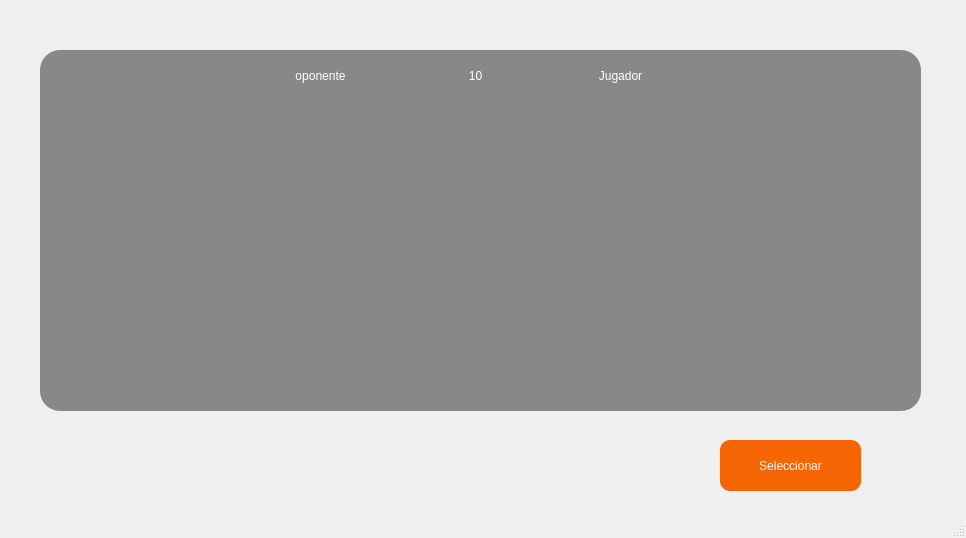
<?xml version="1.0" encoding="UTF-8"?>
<ui version="4.0">
 <class>MainWindow</class>
 <widget class="QMainWindow" name="MainWindow">
  <property name="geometry">
   <rect>
    <x>0</x>
    <y>0</y>
    <width>966</width>
    <height>538</height>
   </rect>
  </property>
  <property name="windowTitle">
   <string>MainWindow</string>
  </property>
  <widget class="QWidget" name="centralwidget">
   <widget class="QLabel" name="label">
    <property name="geometry">
     <rect>
      <x>-6</x>
      <y>-5</y>
      <width>971</width>
      <height>521</height>
     </rect>
    </property>
    <property name="text">
     <string/>
    </property>
    <property name="pixmap">
     <pixmap>sprites/background/fight_v2.png</pixmap>
    </property>
    <property name="scaledContents">
     <bool>true</bool>
    </property>
   </widget>
   <widget class="QLabel" name="label_2">
    <property name="geometry">
     <rect>
      <x>-420</x>
      <y>200</y>
      <width>901</width>
      <height>511</height>
     </rect>
    </property>
    <property name="text">
     <string/>
    </property>
    <property name="pixmap">
     <pixmap>sprites/background/table.png</pixmap>
    </property>
    <property name="scaledContents">
     <bool>true</bool>
    </property>
   </widget>
   <widget class="QLabel" name="label_3">
    <property name="geometry">
     <rect>
      <x>40</x>
      <y>50</y>
      <width>881</width>
      <height>361</height>
     </rect>
    </property>
    <property name="autoFillBackground">
     <bool>false</bool>
    </property>
    <property name="styleSheet">
     <string notr="true">background-color: rgba(0, 0, 0, 110);
 border-radius: 20px;	</string>
    </property>
    <property name="text">
     <string/>
    </property>
   </widget>
   <widget class="QPushButton" name="boton_seleccionar">
    <property name="geometry">
     <rect>
      <x>720</x>
      <y>440</y>
      <width>141</width>
      <height>51</height>
     </rect>
    </property>
    <property name="styleSheet">
     <string notr="true">border-radius: 10px;
font: 12pt &quot;Showcard Gothic&quot;;
color: rgb(255, 255, 255);
background-color: rgb(246, 101, 4);</string>
    </property>
    <property name="text">
     <string>Seleccionar</string>
    </property>
   </widget>
   <widget class="QLabel" name="label_timer">
    <property name="geometry">
     <rect>
      <x>430</x>
      <y>50</y>
      <width>91</width>
      <height>51</height>
     </rect>
    </property>
    <property name="styleSheet">
     <string notr="true">font: 26pt &quot;Showcard Gothic&quot;;
color: rgb(255, 255, 255);</string>
    </property>
    <property name="text">
     <string>10</string>
    </property>
    <property name="alignment">
     <set>Qt::AlignCenter</set>
    </property>
   </widget>
   <widget class="QLabel" name="label_contrincante">
    <property name="geometry">
     <rect>
      <x>180</x>
      <y>50</y>
      <width>281</width>
      <height>51</height>
     </rect>
    </property>
    <property name="styleSheet">
     <string notr="true">font: 26pt &quot;Showcard Gothic&quot;;
color: rgb(255, 255, 255);</string>
    </property>
    <property name="text">
     <string>oponente</string>
    </property>
    <property name="alignment">
     <set>Qt::AlignCenter</set>
    </property>
   </widget>
   <widget class="QLabel" name="label_jugador">
    <property name="geometry">
     <rect>
      <x>480</x>
      <y>50</y>
      <width>281</width>
      <height>51</height>
     </rect>
    </property>
    <property name="styleSheet">
     <string notr="true">font: 26pt &quot;Showcard Gothic&quot;;
color: rgb(255, 255, 255);</string>
    </property>
    <property name="text">
     <string>Jugador</string>
    </property>
    <property name="alignment">
     <set>Qt::AlignCenter</set>
    </property>
   </widget>
   <widget class="QLabel" name="carta_oponente">
    <property name="geometry">
     <rect>
      <x>250</x>
      <y>100</y>
      <width>181</width>
      <height>261</height>
     </rect>
    </property>
    <property name="text">
     <string/>
    </property>
    <property name="pixmap">
     <pixmap>sprites/cartas/back.png</pixmap>
    </property>
    <property name="scaledContents">
     <bool>true</bool>
    </property>
   </widget>
   <widget class="QLabel" name="ficha_1">
    <property name="geometry">
     <rect>
      <x>760</x>
      <y>20</y>
      <width>55</width>
      <height>61</height>
     </rect>
    </property>
    <property name="text">
     <string/>
    </property>
    <property name="pixmap">
     <pixmap>sprites/elementos/fichas/agua_verde.png</pixmap>
    </property>
    <property name="scaledContents">
     <bool>true</bool>
    </property>
   </widget>
   <widget class="QLabel" name="ficha_2">
    <property name="geometry">
     <rect>
      <x>830</x>
      <y>20</y>
      <width>55</width>
      <height>61</height>
     </rect>
    </property>
    <property name="text">
     <string/>
    </property>
    <property name="pixmap">
     <pixmap>sprites/elementos/fichas/fuego_azul.png</pixmap>
    </property>
    <property name="scaledContents">
     <bool>true</bool>
    </property>
   </widget>
   <widget class="QLabel" name="ficha_3">
    <property name="geometry">
     <rect>
      <x>900</x>
      <y>20</y>
      <width>55</width>
      <height>61</height>
     </rect>
    </property>
    <property name="text">
     <string/>
    </property>
    <property name="pixmap">
     <pixmap>sprites/elementos/fichas/nieve_rojo.png</pixmap>
    </property>
    <property name="scaledContents">
     <bool>true</bool>
    </property>
   </widget>
   <widget class="QLabel" name="ficha_4">
    <property name="geometry">
     <rect>
      <x>760</x>
      <y>40</y>
      <width>55</width>
      <height>61</height>
     </rect>
    </property>
    <property name="text">
     <string/>
    </property>
    <property name="pixmap">
     <pixmap>sprites/elementos/fichas/agua_verde.png</pixmap>
    </property>
    <property name="scaledContents">
     <bool>true</bool>
    </property>
   </widget>
   <widget class="QLabel" name="ficha_7">
    <property name="geometry">
     <rect>
      <x>760</x>
      <y>60</y>
      <width>55</width>
      <height>61</height>
     </rect>
    </property>
    <property name="text">
     <string/>
    </property>
    <property name="pixmap">
     <pixmap>sprites/elementos/fichas/agua_verde.png</pixmap>
    </property>
    <property name="scaledContents">
     <bool>true</bool>
    </property>
   </widget>
   <widget class="QLabel" name="carta_seleccionada">
    <property name="geometry">
     <rect>
      <x>530</x>
      <y>100</y>
      <width>181</width>
      <height>261</height>
     </rect>
    </property>
    <property name="text">
     <string/>
    </property>
    <property name="pixmap">
     <pixmap>sprites/cartas/rojo_nieve_1.png</pixmap>
    </property>
    <property name="scaledContents">
     <bool>true</bool>
    </property>
   </widget>
   <widget class="QLabel" name="carta_1">
    <property name="geometry">
     <rect>
      <x>110</x>
      <y>390</y>
      <width>71</width>
      <height>111</height>
     </rect>
    </property>
    <property name="text">
     <string/>
    </property>
    <property name="pixmap">
     <pixmap>sprites/cartas/azul_agua_1.png</pixmap>
    </property>
    <property name="scaledContents">
     <bool>true</bool>
    </property>
   </widget>
   <widget class="QLabel" name="ficha_5">
    <property name="geometry">
     <rect>
      <x>830</x>
      <y>40</y>
      <width>55</width>
      <height>61</height>
     </rect>
    </property>
    <property name="text">
     <string/>
    </property>
    <property name="pixmap">
     <pixmap>sprites/elementos/fichas/fuego_azul.png</pixmap>
    </property>
    <property name="scaledContents">
     <bool>true</bool>
    </property>
   </widget>
   <widget class="QLabel" name="ficha_8">
    <property name="geometry">
     <rect>
      <x>830</x>
      <y>60</y>
      <width>55</width>
      <height>61</height>
     </rect>
    </property>
    <property name="text">
     <string/>
    </property>
    <property name="pixmap">
     <pixmap>sprites/elementos/fichas/fuego_azul.png</pixmap>
    </property>
    <property name="scaledContents">
     <bool>true</bool>
    </property>
   </widget>
   <widget class="QLabel" name="ficha_6">
    <property name="geometry">
     <rect>
      <x>900</x>
      <y>40</y>
      <width>55</width>
      <height>61</height>
     </rect>
    </property>
    <property name="text">
     <string/>
    </property>
    <property name="pixmap">
     <pixmap>sprites/elementos/fichas/nieve_rojo.png</pixmap>
    </property>
    <property name="scaledContents">
     <bool>true</bool>
    </property>
   </widget>
   <widget class="QLabel" name="ficha_9">
    <property name="geometry">
     <rect>
      <x>900</x>
      <y>60</y>
      <width>55</width>
      <height>61</height>
     </rect>
    </property>
    <property name="text">
     <string/>
    </property>
    <property name="pixmap">
     <pixmap>sprites/elementos/fichas/nieve_rojo.png</pixmap>
    </property>
    <property name="scaledContents">
     <bool>true</bool>
    </property>
   </widget>
   <widget class="QLabel" name="ficha_10">
    <property name="geometry">
     <rect>
      <x>760</x>
      <y>80</y>
      <width>55</width>
      <height>61</height>
     </rect>
    </property>
    <property name="text">
     <string/>
    </property>
    <property name="pixmap">
     <pixmap>sprites/elementos/fichas/agua_verde.png</pixmap>
    </property>
    <property name="scaledContents">
     <bool>true</bool>
    </property>
   </widget>
   <widget class="QLabel" name="ficha_13">
    <property name="geometry">
     <rect>
      <x>760</x>
      <y>100</y>
      <width>55</width>
      <height>61</height>
     </rect>
    </property>
    <property name="text">
     <string/>
    </property>
    <property name="pixmap">
     <pixmap>sprites/elementos/fichas/agua_verde.png</pixmap>
    </property>
    <property name="scaledContents">
     <bool>true</bool>
    </property>
   </widget>
   <widget class="QLabel" name="ficha_11">
    <property name="geometry">
     <rect>
      <x>830</x>
      <y>80</y>
      <width>55</width>
      <height>61</height>
     </rect>
    </property>
    <property name="text">
     <string/>
    </property>
    <property name="pixmap">
     <pixmap>sprites/elementos/fichas/fuego_azul.png</pixmap>
    </property>
    <property name="scaledContents">
     <bool>true</bool>
    </property>
   </widget>
   <widget class="QLabel" name="ficha_14">
    <property name="geometry">
     <rect>
      <x>830</x>
      <y>100</y>
      <width>55</width>
      <height>61</height>
     </rect>
    </property>
    <property name="text">
     <string/>
    </property>
    <property name="pixmap">
     <pixmap>sprites/elementos/fichas/fuego_azul.png</pixmap>
    </property>
    <property name="scaledContents">
     <bool>true</bool>
    </property>
   </widget>
   <widget class="QLabel" name="ficha_12">
    <property name="geometry">
     <rect>
      <x>900</x>
      <y>80</y>
      <width>55</width>
      <height>61</height>
     </rect>
    </property>
    <property name="text">
     <string/>
    </property>
    <property name="pixmap">
     <pixmap>sprites/elementos/fichas/nieve_rojo.png</pixmap>
    </property>
    <property name="scaledContents">
     <bool>true</bool>
    </property>
   </widget>
   <widget class="QLabel" name="ficha_15">
    <property name="geometry">
     <rect>
      <x>900</x>
      <y>100</y>
      <width>55</width>
      <height>61</height>
     </rect>
    </property>
    <property name="text">
     <string/>
    </property>
    <property name="pixmap">
     <pixmap>sprites/elementos/fichas/nieve_rojo.png</pixmap>
    </property>
    <property name="scaledContents">
     <bool>true</bool>
    </property>
   </widget>
   <widget class="QLabel" name="otro_8">
    <property name="geometry">
     <rect>
      <x>80</x>
      <y>60</y>
      <width>55</width>
      <height>61</height>
     </rect>
    </property>
    <property name="text">
     <string/>
    </property>
    <property name="pixmap">
     <pixmap>sprites/elementos/fichas/fuego_azul.png</pixmap>
    </property>
    <property name="scaledContents">
     <bool>true</bool>
    </property>
   </widget>
   <widget class="QLabel" name="otro_1">
    <property name="geometry">
     <rect>
      <x>10</x>
      <y>20</y>
      <width>55</width>
      <height>61</height>
     </rect>
    </property>
    <property name="text">
     <string/>
    </property>
    <property name="pixmap">
     <pixmap>sprites/elementos/fichas/agua_verde.png</pixmap>
    </property>
    <property name="scaledContents">
     <bool>true</bool>
    </property>
   </widget>
   <widget class="QLabel" name="otro_3">
    <property name="geometry">
     <rect>
      <x>150</x>
      <y>20</y>
      <width>55</width>
      <height>61</height>
     </rect>
    </property>
    <property name="text">
     <string/>
    </property>
    <property name="pixmap">
     <pixmap>sprites/elementos/fichas/nieve_rojo.png</pixmap>
    </property>
    <property name="scaledContents">
     <bool>true</bool>
    </property>
   </widget>
   <widget class="QLabel" name="otro_7">
    <property name="geometry">
     <rect>
      <x>10</x>
      <y>60</y>
      <width>55</width>
      <height>61</height>
     </rect>
    </property>
    <property name="text">
     <string/>
    </property>
    <property name="pixmap">
     <pixmap>sprites/elementos/fichas/agua_verde.png</pixmap>
    </property>
    <property name="scaledContents">
     <bool>true</bool>
    </property>
   </widget>
   <widget class="QLabel" name="otro_13">
    <property name="geometry">
     <rect>
      <x>10</x>
      <y>100</y>
      <width>55</width>
      <height>61</height>
     </rect>
    </property>
    <property name="text">
     <string/>
    </property>
    <property name="pixmap">
     <pixmap>sprites/elementos/fichas/agua_verde.png</pixmap>
    </property>
    <property name="scaledContents">
     <bool>true</bool>
    </property>
   </widget>
   <widget class="QLabel" name="otro_12">
    <property name="geometry">
     <rect>
      <x>150</x>
      <y>80</y>
      <width>55</width>
      <height>61</height>
     </rect>
    </property>
    <property name="text">
     <string/>
    </property>
    <property name="pixmap">
     <pixmap>sprites/elementos/fichas/nieve_rojo.png</pixmap>
    </property>
    <property name="scaledContents">
     <bool>true</bool>
    </property>
   </widget>
   <widget class="QLabel" name="otro_6">
    <property name="geometry">
     <rect>
      <x>150</x>
      <y>40</y>
      <width>55</width>
      <height>61</height>
     </rect>
    </property>
    <property name="text">
     <string/>
    </property>
    <property name="pixmap">
     <pixmap>sprites/elementos/fichas/nieve_rojo.png</pixmap>
    </property>
    <property name="scaledContents">
     <bool>true</bool>
    </property>
   </widget>
   <widget class="QLabel" name="otro_15">
    <property name="geometry">
     <rect>
      <x>150</x>
      <y>100</y>
      <width>55</width>
      <height>61</height>
     </rect>
    </property>
    <property name="text">
     <string/>
    </property>
    <property name="pixmap">
     <pixmap>sprites/elementos/fichas/nieve_rojo.png</pixmap>
    </property>
    <property name="scaledContents">
     <bool>true</bool>
    </property>
   </widget>
   <widget class="QLabel" name="otro_9">
    <property name="geometry">
     <rect>
      <x>150</x>
      <y>60</y>
      <width>55</width>
      <height>61</height>
     </rect>
    </property>
    <property name="text">
     <string/>
    </property>
    <property name="pixmap">
     <pixmap>sprites/elementos/fichas/nieve_rojo.png</pixmap>
    </property>
    <property name="scaledContents">
     <bool>true</bool>
    </property>
   </widget>
   <widget class="QLabel" name="otro_14">
    <property name="geometry">
     <rect>
      <x>80</x>
      <y>100</y>
      <width>55</width>
      <height>61</height>
     </rect>
    </property>
    <property name="text">
     <string/>
    </property>
    <property name="pixmap">
     <pixmap>sprites/elementos/fichas/fuego_azul.png</pixmap>
    </property>
    <property name="scaledContents">
     <bool>true</bool>
    </property>
   </widget>
   <widget class="QLabel" name="otro_4">
    <property name="geometry">
     <rect>
      <x>10</x>
      <y>40</y>
      <width>55</width>
      <height>61</height>
     </rect>
    </property>
    <property name="text">
     <string/>
    </property>
    <property name="pixmap">
     <pixmap>sprites/elementos/fichas/agua_verde.png</pixmap>
    </property>
    <property name="scaledContents">
     <bool>true</bool>
    </property>
   </widget>
   <widget class="QLabel" name="otro_10">
    <property name="geometry">
     <rect>
      <x>10</x>
      <y>80</y>
      <width>55</width>
      <height>61</height>
     </rect>
    </property>
    <property name="text">
     <string/>
    </property>
    <property name="pixmap">
     <pixmap>sprites/elementos/fichas/agua_verde.png</pixmap>
    </property>
    <property name="scaledContents">
     <bool>true</bool>
    </property>
   </widget>
   <widget class="QLabel" name="otro_11">
    <property name="geometry">
     <rect>
      <x>80</x>
      <y>80</y>
      <width>55</width>
      <height>61</height>
     </rect>
    </property>
    <property name="text">
     <string/>
    </property>
    <property name="pixmap">
     <pixmap>sprites/elementos/fichas/fuego_azul.png</pixmap>
    </property>
    <property name="scaledContents">
     <bool>true</bool>
    </property>
   </widget>
   <widget class="QLabel" name="otro_2">
    <property name="geometry">
     <rect>
      <x>80</x>
      <y>20</y>
      <width>55</width>
      <height>61</height>
     </rect>
    </property>
    <property name="text">
     <string/>
    </property>
    <property name="pixmap">
     <pixmap>sprites/elementos/fichas/fuego_azul.png</pixmap>
    </property>
    <property name="scaledContents">
     <bool>true</bool>
    </property>
   </widget>
   <widget class="QLabel" name="otro_5">
    <property name="geometry">
     <rect>
      <x>80</x>
      <y>40</y>
      <width>55</width>
      <height>61</height>
     </rect>
    </property>
    <property name="text">
     <string/>
    </property>
    <property name="pixmap">
     <pixmap>sprites/elementos/fichas/fuego_azul.png</pixmap>
    </property>
    <property name="scaledContents">
     <bool>true</bool>
    </property>
   </widget>
   <widget class="QLabel" name="label_4">
    <property name="geometry">
     <rect>
      <x>10</x>
      <y>100</y>
      <width>941</width>
      <height>421</height>
     </rect>
    </property>
    <property name="text">
     <string/>
    </property>
    <property name="pixmap">
     <pixmap>sprites/background/table.png</pixmap>
    </property>
    <property name="scaledContents">
     <bool>true</bool>
    </property>
   </widget>
   <widget class="QLabel" name="carta_oponente_2">
    <property name="geometry">
     <rect>
      <x>80</x>
      <y>180</y>
      <width>31</width>
      <height>51</height>
     </rect>
    </property>
    <property name="text">
     <string/>
    </property>
    <property name="pixmap">
     <pixmap>sprites/cartas/back.png</pixmap>
    </property>
    <property name="scaledContents">
     <bool>true</bool>
    </property>
   </widget>
   <widget class="QLabel" name="carta_oponente_3">
    <property name="geometry">
     <rect>
      <x>80</x>
      <y>240</y>
      <width>31</width>
      <height>51</height>
     </rect>
    </property>
    <property name="text">
     <string/>
    </property>
    <property name="pixmap">
     <pixmap>sprites/cartas/back.png</pixmap>
    </property>
    <property name="scaledContents">
     <bool>true</bool>
    </property>
   </widget>
   <widget class="QLabel" name="carta_oponente_4">
    <property name="geometry">
     <rect>
      <x>80</x>
      <y>300</y>
      <width>31</width>
      <height>51</height>
     </rect>
    </property>
    <property name="text">
     <string/>
    </property>
    <property name="pixmap">
     <pixmap>sprites/cartas/back.png</pixmap>
    </property>
    <property name="scaledContents">
     <bool>true</bool>
    </property>
   </widget>
   <widget class="QLabel" name="carta_oponente_5">
    <property name="geometry">
     <rect>
      <x>130</x>
      <y>200</y>
      <width>31</width>
      <height>51</height>
     </rect>
    </property>
    <property name="text">
     <string/>
    </property>
    <property name="pixmap">
     <pixmap>sprites/cartas/back.png</pixmap>
    </property>
    <property name="scaledContents">
     <bool>true</bool>
    </property>
   </widget>
   <widget class="QLabel" name="carta_oponente_6">
    <property name="geometry">
     <rect>
      <x>130</x>
      <y>260</y>
      <width>31</width>
      <height>51</height>
     </rect>
    </property>
    <property name="text">
     <string/>
    </property>
    <property name="pixmap">
     <pixmap>sprites/cartas/back.png</pixmap>
    </property>
    <property name="scaledContents">
     <bool>true</bool>
    </property>
   </widget>
   <widget class="QLabel" name="carta_2">
    <property name="geometry">
     <rect>
      <x>200</x>
      <y>390</y>
      <width>71</width>
      <height>111</height>
     </rect>
    </property>
    <property name="text">
     <string/>
    </property>
    <property name="pixmap">
     <pixmap>sprites/cartas/azul_agua_1.png</pixmap>
    </property>
    <property name="scaledContents">
     <bool>true</bool>
    </property>
   </widget>
   <widget class="QLabel" name="carta_3">
    <property name="geometry">
     <rect>
      <x>290</x>
      <y>390</y>
      <width>71</width>
      <height>111</height>
     </rect>
    </property>
    <property name="text">
     <string/>
    </property>
    <property name="pixmap">
     <pixmap>sprites/cartas/azul_agua_1.png</pixmap>
    </property>
    <property name="scaledContents">
     <bool>true</bool>
    </property>
   </widget>
   <widget class="QLabel" name="carta_4">
    <property name="geometry">
     <rect>
      <x>380</x>
      <y>390</y>
      <width>71</width>
      <height>111</height>
     </rect>
    </property>
    <property name="text">
     <string/>
    </property>
    <property name="pixmap">
     <pixmap>sprites/cartas/azul_agua_1.png</pixmap>
    </property>
    <property name="scaledContents">
     <bool>true</bool>
    </property>
   </widget>
   <widget class="QLabel" name="carta_5">
    <property name="geometry">
     <rect>
      <x>470</x>
      <y>390</y>
      <width>71</width>
      <height>111</height>
     </rect>
    </property>
    <property name="text">
     <string/>
    </property>
    <property name="pixmap">
     <pixmap>sprites/cartas/azul_agua_1.png</pixmap>
    </property>
    <property name="scaledContents">
     <bool>true</bool>
    </property>
   </widget>
   <zorder>label</zorder>
   <zorder>label_3</zorder>
   <zorder>label_2</zorder>
   <zorder>ficha_1</zorder>
   <zorder>ficha_2</zorder>
   <zorder>ficha_3</zorder>
   <zorder>ficha_4</zorder>
   <zorder>ficha_7</zorder>
   <zorder>ficha_5</zorder>
   <zorder>ficha_8</zorder>
   <zorder>ficha_6</zorder>
   <zorder>ficha_9</zorder>
   <zorder>ficha_10</zorder>
   <zorder>ficha_13</zorder>
   <zorder>ficha_11</zorder>
   <zorder>ficha_14</zorder>
   <zorder>ficha_12</zorder>
   <zorder>ficha_15</zorder>
   <zorder>otro_1</zorder>
   <zorder>otro_3</zorder>
   <zorder>otro_6</zorder>
   <zorder>otro_9</zorder>
   <zorder>otro_4</zorder>
   <zorder>otro_2</zorder>
   <zorder>otro_5</zorder>
   <zorder>otro_7</zorder>
   <zorder>otro_10</zorder>
   <zorder>otro_13</zorder>
   <zorder>otro_8</zorder>
   <zorder>otro_11</zorder>
   <zorder>otro_14</zorder>
   <zorder>otro_12</zorder>
   <zorder>otro_15</zorder>
   <zorder>label_4</zorder>
   <zorder>carta_1</zorder>
   <zorder>boton_seleccionar</zorder>
   <zorder>carta_oponente</zorder>
   <zorder>label_contrincante</zorder>
   <zorder>label_timer</zorder>
   <zorder>label_jugador</zorder>
   <zorder>carta_seleccionada</zorder>
   <zorder>carta_oponente_2</zorder>
   <zorder>carta_oponente_3</zorder>
   <zorder>carta_oponente_4</zorder>
   <zorder>carta_oponente_5</zorder>
   <zorder>carta_oponente_6</zorder>
   <zorder>carta_2</zorder>
   <zorder>carta_3</zorder>
   <zorder>carta_4</zorder>
   <zorder>carta_5</zorder>
  </widget>
  <widget class="QStatusBar" name="statusbar"/>
 </widget>
 <resources/>
 <connections/>
</ui>
